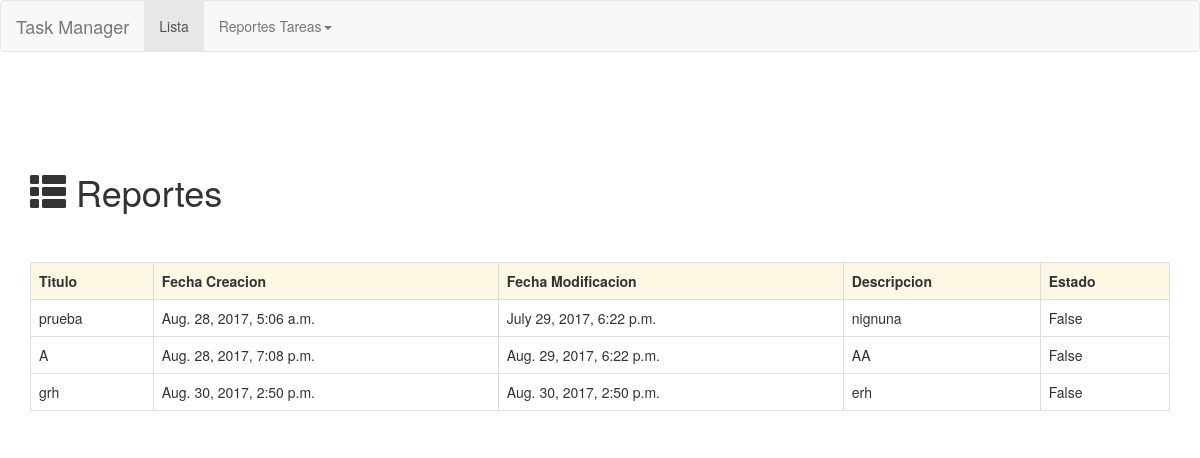
/tareas/pendientes/, run on an earlier commit of the app's database.
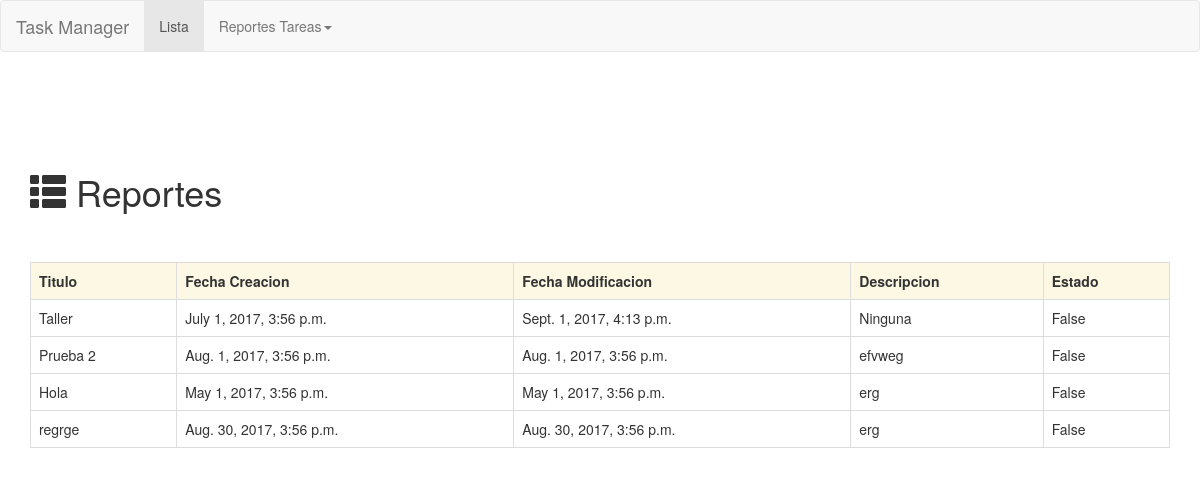
And on a later commit of the database.
### tareas/models.py (models this page shows, shortened)
@python_2_unicode_compatible  # only if you need to support Python 2
class Tareas(models.Model):
    id_lista = models.ForeignKey(Lista, on_delete=models.CASCADE)
    titulo_tarea = models.CharField(max_length=200, unique=True)
    estado_tarea = models.BooleanField(default=False)
    descripcion_tarea = models.TextField(help_text='Describe la Tarea', blank=True)
    fecha_creacion_tarea = models.DateTimeField(auto_now_add=True)
    fecha_modificacion_tarea = models.DateTimeField(auto_now=True)

### tareas/views.py (the view)
class TareasPendientesView(generic.ListView):
    template_name = 'tareas/reportes.html'
    context_object_name = 'lista'
    def get_queryset(self):
        return Tareas.objects.filter(estado_tarea="False")

### tareas/templates/tareas/reportes.html (shortened to what this page needs)
{% extends 'base.html' %}
{% block container %}
<h1><span class="glyphicon glyphicon-th-list"> </span> Reportes</h1>
<br><br>
<table class="table table-hover table-bordered">
<tr class="warning"><th>Titulo</th><th>Fecha Creacion</th><th>Fecha Modificacion</th><th>Descripcion</th><th>Estado</th></tr>
{% for l in lista %}
  <tr><td>{{l.titulo_tarea }}</td><td>{{l.fecha_creacion_tarea }}</td><td>{{l.fecha_modificacion_tarea }}</td><td>{{l.descripcion_tarea }}</td><td>{{l.estado_tarea }}</td></tr>
{% endfor %}
</table>
{% endblock container %}

What changed in the data, as far as the page shows it:
removed Tareas: titulo_tarea "prueba", fecha_creacion_tarea "Aug. 28, 2017, 5:06 a.m.", fecha_modificacion_tarea "July 29, 2017, 6:22 p.m.", descripcion_tarea "nignuna", estado_tarea "False"
removed Tareas: titulo_tarea "A", fecha_creacion_tarea "Aug. 28, 2017, 7:08 p.m.", fecha_modificacion_tarea "Aug. 29, 2017, 6:22 p.m.", descripcion_tarea "AA", estado_tarea "False"
removed Tareas: titulo_tarea "grh", fecha_creacion_tarea "Aug. 30, 2017, 2:50 p.m.", fecha_modificacion_tarea "Aug. 30, 2017, 2:50 p.m.", descripcion_tarea "erh", estado_tarea "False"
added Tareas: titulo_tarea "Taller", fecha_creacion_tarea "July 1, 2017, 3:56 p.m.", fecha_modificacion_tarea "Sept. 1, 2017, 4:13 p.m.", descripcion_tarea "Ninguna", estado_tarea "False"
added Tareas: titulo_tarea "Prueba 2", fecha_creacion_tarea "Aug. 1, 2017, 3:56 p.m.", fecha_modificacion_tarea "Aug. 1, 2017, 3:56 p.m.", descripcion_tarea "efvweg", estado_tarea "False"
added Tareas: titulo_tarea "Hola", fecha_creacion_tarea "May 1, 2017, 3:56 p.m.", fecha_modificacion_tarea "May 1, 2017, 3:56 p.m.", descripcion_tarea "erg", estado_tarea "False"
added Tareas: titulo_tarea "regrge", fecha_creacion_tarea "Aug. 30, 2017, 3:56 p.m.", fecha_modificacion_tarea "Aug. 30, 2017, 3:56 p.m.", descripcion_tarea "erg", estado_tarea "False"
